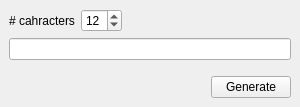
<?xml version="1.0" encoding="UTF-8"?>
<ui version="4.0">
 <class>GeneratePasswordDialog</class>
 <widget class="QMainWindow" name="GeneratePasswordDialog">
  <property name="geometry">
   <rect>
    <x>0</x>
    <y>0</y>
    <width>300</width>
    <height>107</height>
   </rect>
  </property>
  <property name="sizePolicy">
   <sizepolicy hsizetype="Expanding" vsizetype="Expanding">
    <horstretch>0</horstretch>
    <verstretch>0</verstretch>
   </sizepolicy>
  </property>
  <property name="windowTitle">
   <string>Generate Password</string>
  </property>
  <widget class="QWidget" name="centralwidget">
   <layout class="QVBoxLayout" name="verticalLayout">
    <item>
     <layout class="QHBoxLayout" name="horizontalLayout_2">
      <item>
       <widget class="QLabel" name="label">
        <property name="text">
         <string># cahracters</string>
        </property>
       </widget>
      </item>
      <item>
       <widget class="QSpinBox" name="numberCharacters">
        <property name="value">
         <number>12</number>
        </property>
       </widget>
      </item>
      <item>
       <spacer name="horizontalSpacer_2">
        <property name="orientation">
         <enum>Qt::Horizontal</enum>
        </property>
        <property name="sizeHint" stdset="0">
         <size>
          <width>40</width>
          <height>20</height>
         </size>
        </property>
       </spacer>
      </item>
     </layout>
    </item>
    <item>
     <widget class="QLineEdit" name="passwordField">
      <property name="readOnly">
       <bool>true</bool>
      </property>
     </widget>
    </item>
    <item>
     <spacer name="verticalSpacer">
      <property name="orientation">
       <enum>Qt::Vertical</enum>
      </property>
      <property name="sizeHint" stdset="0">
       <size>
        <width>20</width>
        <height>40</height>
       </size>
      </property>
     </spacer>
    </item>
    <item>
     <layout class="QHBoxLayout" name="horizontalLayout">
      <item>
       <spacer name="horizontalSpacer">
        <property name="orientation">
         <enum>Qt::Horizontal</enum>
        </property>
        <property name="sizeHint" stdset="0">
         <size>
          <width>40</width>
          <height>20</height>
         </size>
        </property>
       </spacer>
      </item>
      <item>
       <widget class="QPushButton" name="generateButton">
        <property name="text">
         <string>Generate</string>
        </property>
       </widget>
      </item>
     </layout>
    </item>
   </layout>
  </widget>
 </widget>
 <resources/>
 <connections/>
</ui>
